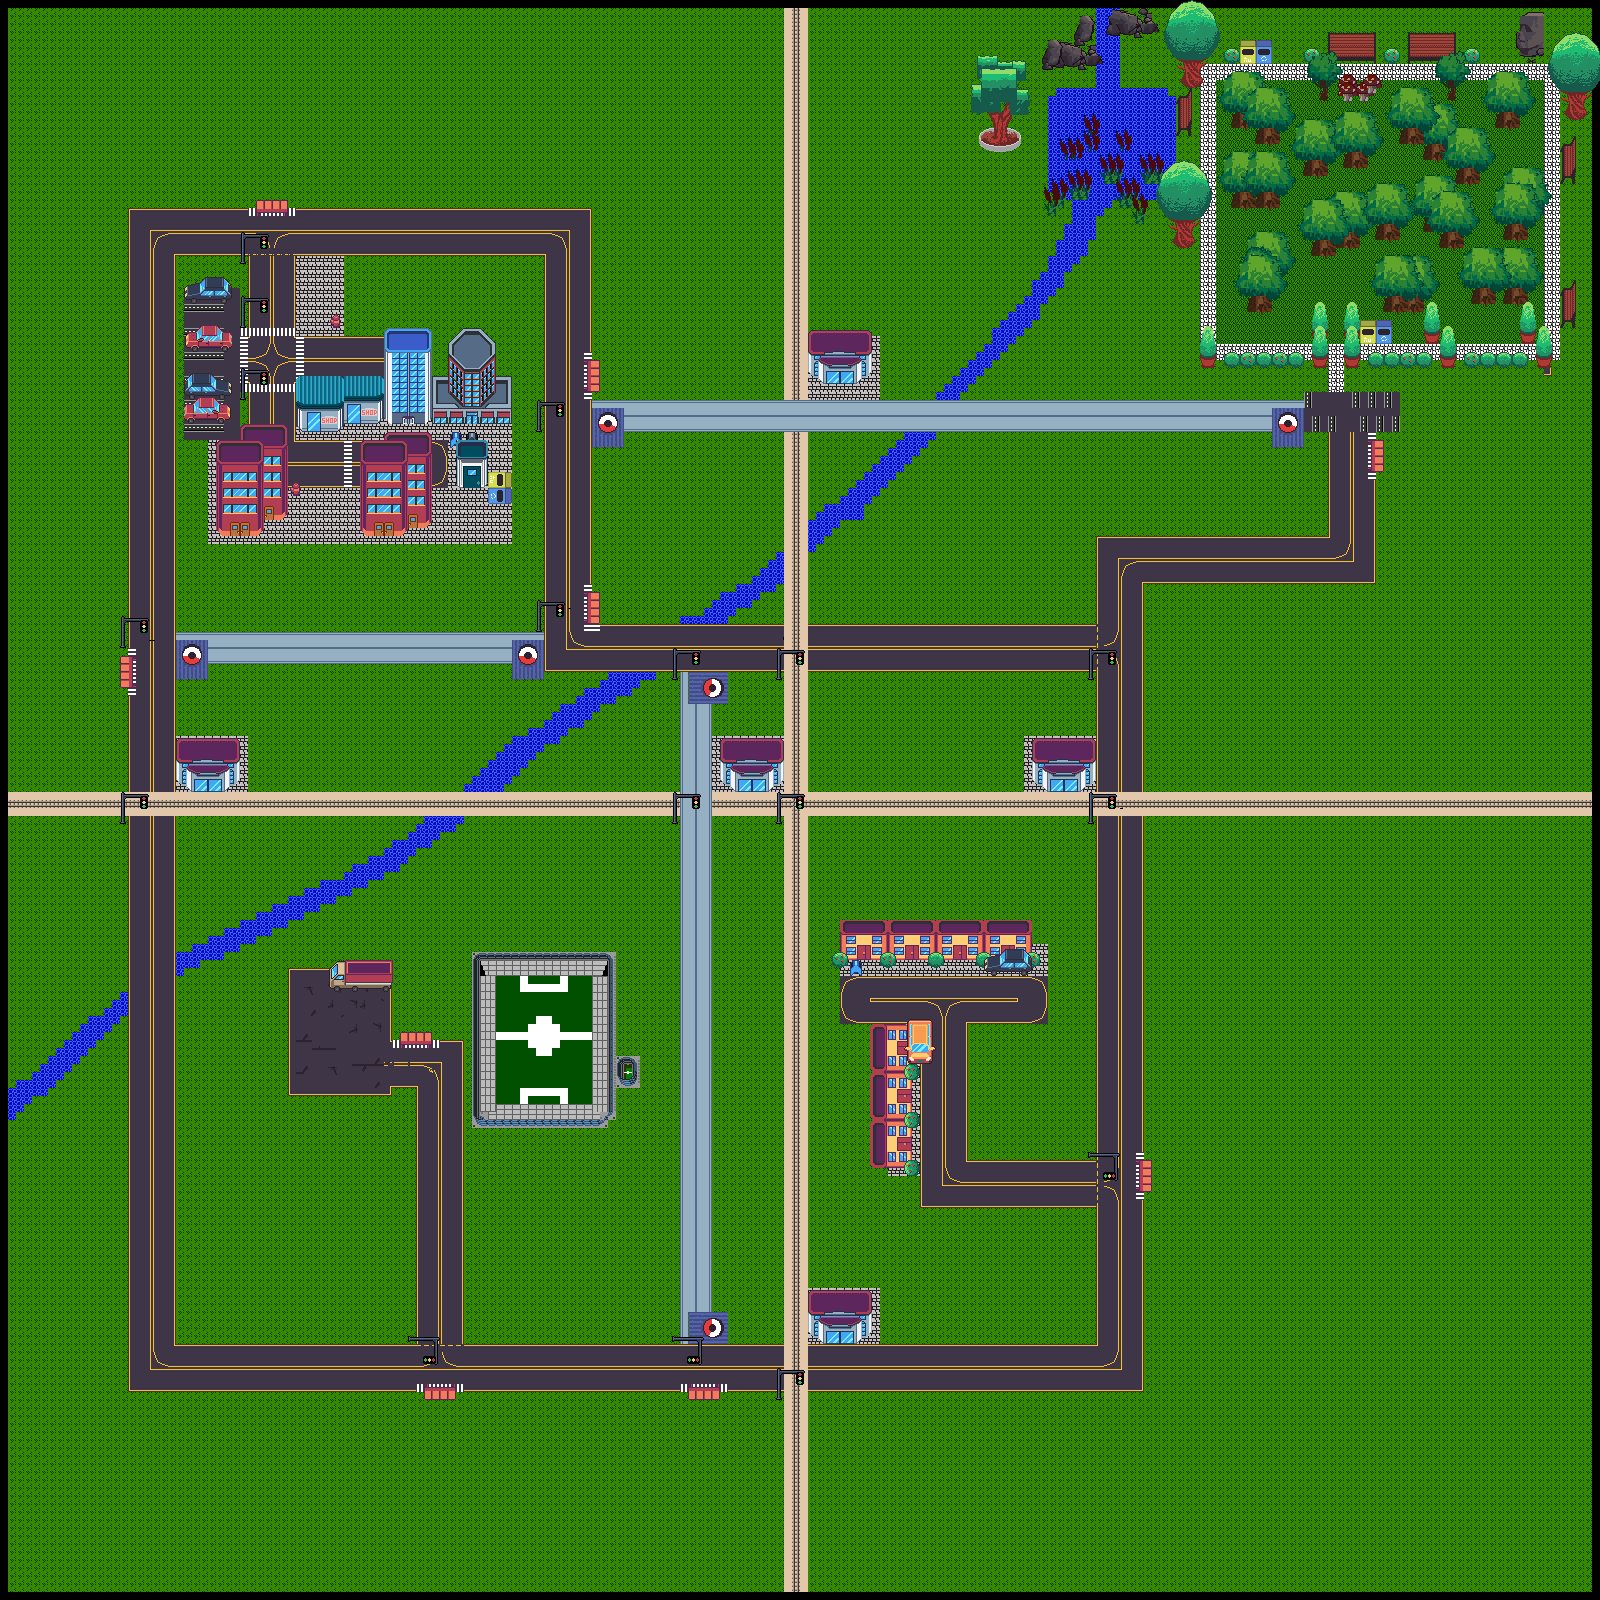

Rendered tile map (Tiled .tmx) drawn with the repository's tilesets; below, a short description and the map source with its tile grids summarised:
An orthogonal 200x200 tile map with 8x8 px tiles, 16 tile layers (ground1, solid2, road4, train3, ...), 5 tilesets and 45 objects (Wood Wood's (NE), Corner Stop (C), Greenway (N), Mini Greenway (W), Ruth's Residential Area (SE), ...).

<map version="1.8" tiledversion="1.8.0" orientation="orthogonal" renderorder="right-down" width="200" height="200" tilewidth="8" tileheight="8" infinite="0" nextlayerid="34" nextobjectid="69">
 <tileset firstgid="1" source="citytileset1.tsx" />
 <tileset firstgid="1313" source="Tileset1Actual.tsx" />
 <tileset firstgid="2313" source="citytileset2.tsx" />
 <tileset firstgid="5385" source="citytileset3.tsx" />
 <tileset firstgid="21769" source="tileset2.tsx" />
 <layer id="1" name="ground1" width="200" height="200">
  <data>[40000 cells, 40000 non-empty, 1 distinct tile ids]</data>
 </layer>
 <layer id="2" name="solid2" width="200" height="200">
  <properties>
   <property name="solidproperty" value="" />
  </properties>
  <data>[40000 cells, 1461 non-empty, 13 distinct tile ids]</data>
 </layer>
 <layer id="4" name="road4" width="200" height="200">
  <data>[40000 cells, 4902 non-empty, 161 distinct tile ids]</data>
 </layer>
 <layer id="3" name="train3" width="200" height="200">
  <data>[40000 cells, 1179 non-empty, 5 distinct tile ids]</data>
 </layer>
 <layer id="29" name="bikestops" width="200" height="200">
  <data>[40000 cells, 0 non-empty, 0 distinct tile ids]</data>
 </layer>
 <layer id="8" name="bikepath" width="200" height="200">
  <data>[40000 cells, 924 non-empty, 24 distinct tile ids]</data>
 </layer>
 <objectgroup id="30" name="bike_stops">
  <object id="14" x="689" y="671" width="40" height="32" />
  <object id="15" x="688.333" y="1312.67" width="40" height="31" />
  <object id="16" x="1272.5" y="407.5" width="31" height="39" />
  <object id="17" x="592" y="408" width="32.5" height="39.5" />
  <object id="18" x="512" y="639.667" width="31.6667" height="39.6667" />
  <object id="19" x="176.667" y="640" width="31" height="38.6667" />
 </objectgroup>
 <layer id="9" name="busstops9" width="200" height="200">
  <data>[40000 cells, 72 non-empty, 8 distinct tile ids]</data>
 </layer>
 <objectgroup id="13" name="bus_stops">
  <object id="1" name="Wood Wood's (NE)" x="1369" y="441" width="17" height="32" />
  <object id="4" name="Corner Stop (C)" x="585" y="591" width="17" height="32" />
  <object id="5" name="Greenway (N)" x="584" y="361" width="17" height="32" />
  <object id="6" name="Mini Greenway (W)" x="118" y="654" width="17" height="32" />
  <object id="9" name="Ruth's Residential Area (SE)" x="1136" y="1161" width="17" height="32" />
  <object id="8" name="Tom's Thriving Downtown (NW)" x="255.532" y="215.561" width="17" height="32" rotation="269.783" />
  <object id="10" name="Estadio O'Dowd (C)" x="401.532" y="1048.56" width="17" height="32" rotation="269.783" />
  <object id="11" name="T Junction (S)" x="425.532" y="1402.56" width="17" height="32" rotation="269.783" />
  <object id="12" name="Wood's Station (S)" x="685.532" y="1400.56" width="17" height="32" rotation="269.783" />
 </objectgroup>
 <objectgroup id="32" name="bikepaths">
  <object id="28" x="192" y="658" width="2" />
  <object id="34" x="634" y="406" width="628" height="22" />
  <object id="36" x="1290" y="424" />
  <object id="39" x="686" y="716" width="26" height="596" />
  <object id="41" x="216" y="642" width="294" height="14" />
  <object id="42" x="176" y="636" width="34" height="46" />
  <object id="43" x="514" y="636" width="36" height="52" />
  <object id="44" x="682" y="1310" width="52" height="42" />
  <object id="45" x="680" y="658" width="58" height="58" />
  <object id="47" x="594" y="406" width="34" height="46" />
  <object id="48" x="1274" y="406" width="36" height="46" />
 </objectgroup>
 <objectgroup id="31" name="train_stations">
  <object id="21" name="Central" x="710.5" y="735" width="73" height="57" />
  <object id="24" name="East" x="1023" y="736.5" width="73" height="57" />
  <object id="25" name="North" x="806.5" y="335.5" width="73" height="65" />
  <object id="23" name="West" x="175" y="735.5" width="73" height="57" />
  <object id="26" name="South" x="807.5" y="1288" width="73" height="57.5" />
 </objectgroup>
 <objectgroup id="33" name="edupops">
  <object id="49" name="Houses" x="844" y="924" width="86.6667" height="38.6667" />
  <object id="50" name="Stadium" x="476" y="960" width="132" height="161.333" />
  <object id="52" name="Ind_Estate" x="358.667" y="452" width="76" height="80" />
  <object id="53" x="460" y="492" />
  <object id="54" name="Tree" x="969.333" y="60" width="61.3333" height="90.6667" />
  <object id="56" name="Forest" x="1270.67" y="146.667" width="213.333" height="94.6667" />
  <object id="60" name="River" x="304" y="858.667" width="86.6667" height="70.6667" />
  <object id="61" name="Lake" x="1050.67" y="92" width="113.333" height="96" />
  <object id="62" name="Road" x="1096" y="884" width="49.3333" height="121.333" />
  <object id="63" name="Garden" x="836" y="1073.33" width="36" height="89.3333" />
  <object id="64" name="Train" x="1321.33" y="794.667" width="202.667" height="18.6667" />
  <object id="65" name="Bike" x="994.667" y="400" width="154.667" height="26.6667" />
  <object id="66" name="Mushrooms" x="1342.67" y="76" width="36.6667" height="23.3333" />
  <object id="68" name="Bus" x="133.333" y="1249.33" width="38.6667" height="135.333" />
 </objectgroup>
 <group id="27" name="train">
  <layer id="10" name="trainstopsbase" width="200" height="200">
   <data>[40000 cells, 324 non-empty, 1 distinct tile ids]</data>
  </layer>
  <layer id="28" name="trainstopstop" width="200" height="200">
   <data>[40000 cells, 280 non-empty, 56 distinct tile ids]</data>
  </layer>
 </group>
 <group id="22" name="buildings">
  <layer id="7" name="buildingsbase" width="200" height="200">
   <data>[40000 cells, 1295 non-empty, 75 distinct tile ids]</data>
  </layer>
  <layer id="24" name="buildingsmid" width="200" height="200">
   <data>[40000 cells, 667 non-empty, 369 distinct tile ids]</data>
  </layer>
  <layer id="25" name="buildingstop" width="200" height="200">
   <data>[40000 cells, 535 non-empty, 172 distinct tile ids]</data>
  </layer>
  <layer id="26" name="buildingscars" width="200" height="200">
   <data>[40000 cells, 120 non-empty, 72 distinct tile ids]</data>
  </layer>
 </group>
 <group id="14" name="park">
  <layer id="19" name="parkbase" width="200" height="200">
   <data>[40000 cells, 1713 non-empty, 10 distinct tile ids]</data>
  </layer>
  <layer id="20" name="parkmid" width="200" height="200">
   <data>[40000 cells, 1125 non-empty, 298 distinct tile ids]</data>
  </layer>
  <layer id="21" name="parktop" width="200" height="200">
   <data>[40000 cells, 851 non-empty, 216 distinct tile ids]</data>
  </layer>
 </group>
</map>
